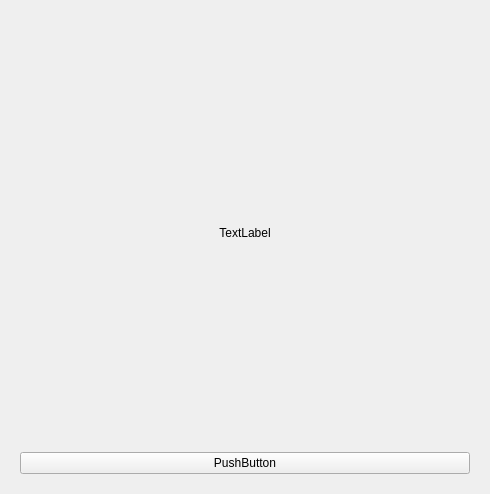
<?xml version="1.0" encoding="UTF-8"?>
<ui version="4.0">
 <class>DLGTestimonialCreate</class>
 <widget class="QDialog" name="DLGTestimonialCreate">
  <property name="geometry">
   <rect>
    <x>0</x>
    <y>0</y>
    <width>490</width>
    <height>494</height>
   </rect>
  </property>
  <property name="windowTitle">
   <string>Dialog</string>
  </property>
  <layout class="QGridLayout" name="gridLayout">
   <item row="0" column="0">
    <widget class="QStackedWidget" name="stackedWidget">
     <property name="currentIndex">
      <number>1</number>
     </property>
     <widget class="QWidget" name="pgTestimonialForm">
      <layout class="QGridLayout" name="gridLayout_2">
       <item row="4" column="0">
        <widget class="QPushButton" name="saveBt">
         <property name="text">
          <string>PushButton</string>
         </property>
        </widget>
       </item>
       <item row="4" column="1">
        <widget class="QDialogButtonBox" name="dialogBts">
         <property name="orientation">
          <enum>Qt::Horizontal</enum>
         </property>
         <property name="standardButtons">
          <set>QDialogButtonBox::Close</set>
         </property>
        </widget>
       </item>
       <item row="3" column="0" colspan="2">
        <widget class="QPlainTextEdit" name="bodyTE"/>
       </item>
       <item row="2" column="0" colspan="2">
        <widget class="QLabel" name="prompt1Lbl">
         <property name="text">
          <string>TextLabel</string>
         </property>
        </widget>
       </item>
       <item row="1" column="0" colspan="2">
        <widget class="QLineEdit" name="topTE"/>
       </item>
       <item row="0" column="0" colspan="2">
        <widget class="QLabel" name="prompt0Lbl">
         <property name="text">
          <string>TextLabel</string>
         </property>
        </widget>
       </item>
      </layout>
     </widget>
     <widget class="QWidget" name="pgSuccess">
      <layout class="QGridLayout" name="gridLayout_3">
       <item row="0" column="0">
        <widget class="QLabel" name="successLbl">
         <property name="sizePolicy">
          <sizepolicy hsizetype="Preferred" vsizetype="Preferred">
           <horstretch>0</horstretch>
           <verstretch>0</verstretch>
          </sizepolicy>
         </property>
         <property name="text">
          <string>TextLabel</string>
         </property>
         <property name="alignment">
          <set>Qt::AlignCenter</set>
         </property>
        </widget>
       </item>
       <item row="1" column="0">
        <widget class="QPushButton" name="successFinishBt">
         <property name="text">
          <string>PushButton</string>
         </property>
        </widget>
       </item>
      </layout>
     </widget>
    </widget>
   </item>
  </layout>
 </widget>
 <resources/>
 <connections>
  <connection>
   <sender>dialogBts</sender>
   <signal>accepted()</signal>
   <receiver>DLGTestimonialCreate</receiver>
   <slot>accept()</slot>
   <hints>
    <hint type="sourcelabel">
     <x>248</x>
     <y>254</y>
    </hint>
    <hint type="destinationlabel">
     <x>157</x>
     <y>274</y>
    </hint>
   </hints>
  </connection>
  <connection>
   <sender>dialogBts</sender>
   <signal>rejected()</signal>
   <receiver>DLGTestimonialCreate</receiver>
   <slot>reject()</slot>
   <hints>
    <hint type="sourcelabel">
     <x>316</x>
     <y>260</y>
    </hint>
    <hint type="destinationlabel">
     <x>286</x>
     <y>274</y>
    </hint>
   </hints>
  </connection>
 </connections>
</ui>
